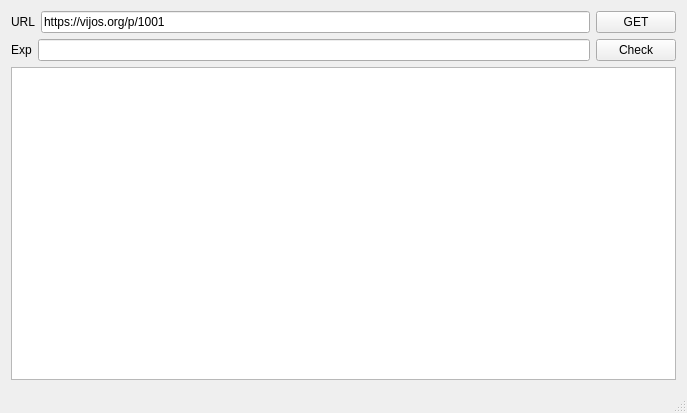
<?xml version="1.0" encoding="UTF-8"?>
<ui version="4.0">
 <class>MainWindow</class>
 <widget class="QMainWindow" name="MainWindow">
  <property name="geometry">
   <rect>
    <x>0</x>
    <y>0</y>
    <width>687</width>
    <height>413</height>
   </rect>
  </property>
  <property name="windowTitle">
   <string>MainWindow</string>
  </property>
  <widget class="QWidget" name="centralWidget">
   <layout class="QGridLayout" name="gridLayout">
    <item row="0" column="0">
     <layout class="QHBoxLayout" name="horizontalLayout">
      <item>
       <widget class="QLabel" name="labelURL">
        <property name="text">
         <string>URL</string>
        </property>
       </widget>
      </item>
      <item>
       <widget class="QLineEdit" name="lineURL">
        <property name="text">
         <string>https://vijos.org/p/1001</string>
        </property>
       </widget>
      </item>
      <item>
       <widget class="QPushButton" name="getButton">
        <property name="text">
         <string>GET</string>
        </property>
       </widget>
      </item>
     </layout>
    </item>
    <item row="1" column="0">
     <layout class="QHBoxLayout" name="horizontalLayout_2">
      <item>
       <widget class="QLabel" name="labelExp">
        <property name="text">
         <string>Exp</string>
        </property>
       </widget>
      </item>
      <item>
       <widget class="QLineEdit" name="lineExp"/>
      </item>
      <item>
       <widget class="QPushButton" name="checkButton">
        <property name="text">
         <string>Check</string>
        </property>
       </widget>
      </item>
     </layout>
    </item>
    <item row="2" column="0">
     <widget class="QPlainTextEdit" name="plainTextEdit"/>
    </item>
   </layout>
  </widget>
  <widget class="QMenuBar" name="menuBar">
   <property name="geometry">
    <rect>
     <x>0</x>
     <y>0</y>
     <width>687</width>
     <height>21</height>
    </rect>
   </property>
  </widget>
  <widget class="QStatusBar" name="statusBar"/>
 </widget>
 <layoutdefault spacing="6" margin="11"/>
 <resources/>
 <connections/>
</ui>
